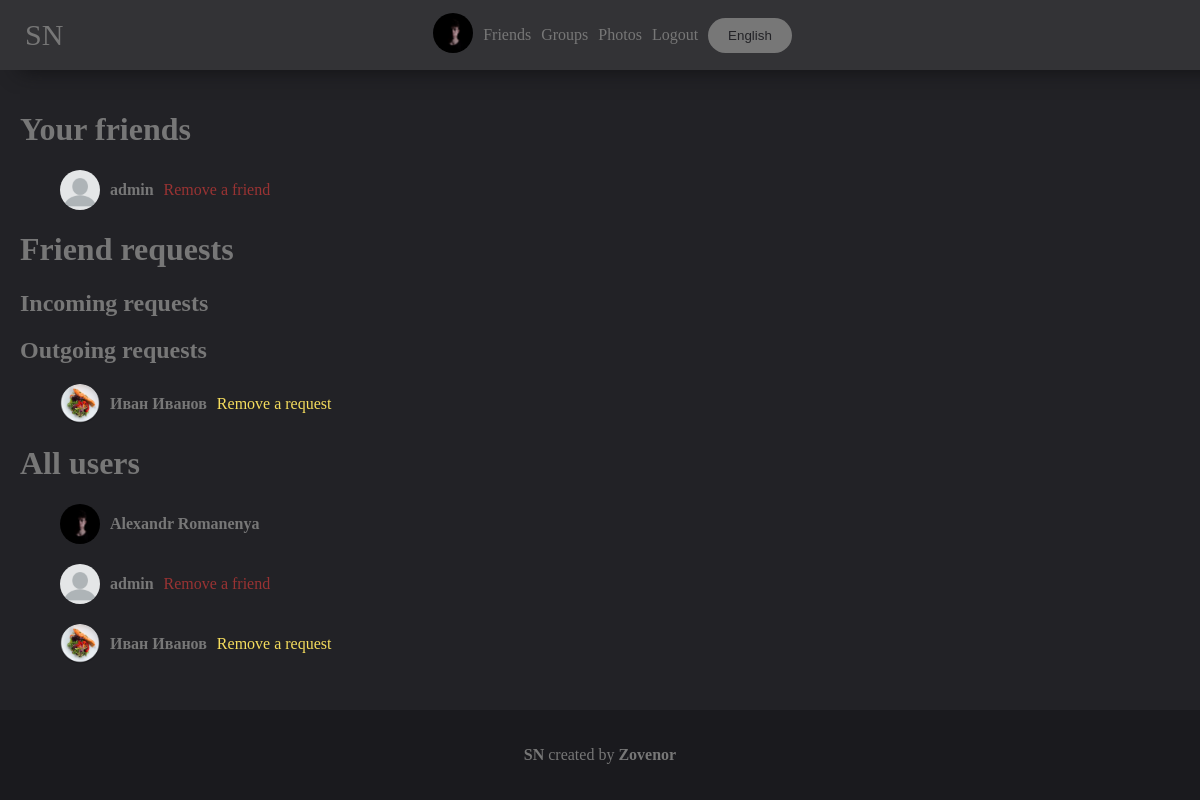
The page /friends (signed in) on the database its author committed.
### mainpage/models.py (models this page shows, shortened)
class UserDetail(models.Model):
    user = models.ForeignKey(User, on_delete=models.CASCADE)
    age = models.DateField(null=True, blank=True)
    photo = models.ForeignKey(Photo, on_delete=models.SET_NULL, null=True, blank=True)
    permissions = models.CharField(max_length=10, default="public")
    country = models.CharField(max_length=100, null=True, blank=True)
    city = models.CharField(max_length=100, null=True, blank=True)
    sex = models.CharField(max_length=10, choices=(('male', 'male'), ('female', 'female'), ('None', 'None')),
                           default=('None', 'None'))
    def get_photo(self):
        if self.photo:
            return self.photo
        else:
            return settings.STATIC_URL + "/mainpage/img/user.png"

class Photo(models.Model):
    photo = models.ImageField(upload_to='photos')
    date = models.DateTimeField(auto_now=True)
    user = models.ForeignKey(User, on_delete=models.SET_NULL, null=True)
    permissions = models.CharField(max_length=10, default="public")
    def __str__(self):
        return self.photo.url

class Friend(models.Model):
    user1 = models.IntegerField()
    user2 = models.IntegerField()
    def get_user2_name(self):
        try:
            return f'{User.objects.get(id=self.user2).first_name} {User.objects.get(id=self.user2).last_name}'
        except:
            return "DELETED"
    def get_user2_username(self):
        try:
            return User.objects.get(id=self.user2).username
        except:
            return None
    def get_user2(self):
        try:
            return UserDetail.objects.get(user=self.user2)
        except:
            return None

class Follower(models.Model):
    user1 = models.IntegerField()
    user2 = models.IntegerField()
    def get_user2_name(self):
        try:
            return f'{User.objects.get(id=self.user2).first_name} {User.objects.get(id=self.user2).last_name}'
        except:
            return "DELETED"
    def get_user2_username(self):
        try:
            return User.objects.get(id=self.user2).username
        except:
            return ''
    def get_user2(self):
        try:
            return UserDetail.objects.get(user=self.user2)
        except:
            return None

### mainpage/views.py (the view)
# urls.py: path('friends', views.FriendsView.as_view()),
class FriendsView(View):
    @base
    @user_is_authenticated
    def get(self, request, content={}, **kwargs):
        user_id = request.user.id
        f1 = Friend.objects.filter(user1=user_id)
        f2 = Friend.objects.filter(user2=user_id)
        content.update({
            'list': get_wordlist(request).Friends,
            'friends': f1.union(f2),
            'incoming_requests': Follower.objects.filter(user2=user_id),
            'outgoing_requests': Follower.objects.filter(user1=user_id),
            'all_users': UserDetail.objects.all(),
        })
        id_list = {
            'friends': [],
            'incoming_requests': [],
            'outgoing_requests': [],
        }
        for el in content['friends']:
            if user_id == el.user1:
                id_list['friends'] += [el.user2]
            else:
                id_list['friends'] += [el.user1]
        for el in content['incoming_requests']:
            id_list['incoming_requests'] += [el.user1]
        for el in content['outgoing_requests']:
            id_list['outgoing_requests'] += [el.user2]
        content['id_list'] = id_list
        try:
            add_id = int(request.GET['add'][2:])
            if Follower.objects.filter(user1=add_id, user2=user_id):
                Friend.objects.create(user1=user_id, user2=add_id)
                Follower.objects.filter(user1=add_id, user2=user_id).delete()
            return url_redirect_or_not(request)
        except:
            pass
        try:
            rm_id = int(request.GET['rm'][2:])
            if Friend.objects.filter(user1=rm_id, user2=user_id):
                Follower.objects.create(user1=rm_id, user2=user_id)
                Friend.objects.filter(user1=rm_id, user2=user_id).delete()
            elif Friend.objects.filter(user1=user_id, user2=rm_id):
                Follower.objects.create(user1=rm_id, user2=user_id)
                Friend.objects.filter(user1=user_id, user2=rm_id).delete()
            return url_redirect_or_not(request)
        except:
            pass
        try:
            rm_request_id = int(request.GET['rm_request'][2:])
            if Follower.objects.filter(user1=user_id, user2=rm_request_id):
                Follower.objects.filter(user1=user_id, user2=rm_request_id).delete()
            return url_redirect_or_not(request)
        except:
            pass
        try:
            add_request_id = int(request.GET['add_request'][2:])
            if not Follower.objects.filter(user1=user_id, user2=add_request_id) and user_id != add_request_id:
                Follower.objects.create(user1=user_id, user2=add_request_id)
            return url_redirect_or_not(request)
        except:
            pass
        return render(request, 'mainpage/friends.html', content)

### mainpage/views.py (called while the page is built)
def base(func):
    def wrapper(self, request, content={}, *args, **kwargs):
        if request.user.is_authenticated:
            content.update({'your_user': UserDetail.objects.get(user=request.user)})
        return func(self, request, content=content, **kwargs)
    return wrapper

def user_is_authenticated(func):
    def redir(self, request):
        return redirect('/login')
    def wrapper(self, request, **kwargs):
        if request.user.is_authenticated:
            return func(self, request, **kwargs)
        else:
            return redir(self, request)
    return wrapper

def get_wordlist(request):
    langs_list = {
        'en': langs.EN,
        'ru': langs.RU,
    }
    if 'lang' in request.COOKIES:
        lang = request.COOKIES['lang']
        try:
            return langs_list[lang]
        except:
            return langs_list['en']
    else:
        return langs_list['en']

### mainpage/templates/mainpage/friends.html (shortened to what this page needs)
{% extends 'mainpage/base.html' %}
{% load static %}
{% block content %}
    <link rel="stylesheet" href="{% static 'mainpage/friends.css' %}">
    <h1>{{ list.your_friends }}</h1>
    <ul>
        {% for el in friends %}
            {% if user.id == el.user1 %}
                <li class="user"><a href="/{{ el.get_user2_username }}">
                    {% if el.get_user2_name == "DELETED" %}
                        <b><img src="{% static "mainpage/img/user.png" %}" class="user_photo">{{ list.user_del }}</b>
                    {% else %}
                        <b><img class="user_photo" src="{{ el.get_user2.get_photo }}">{{ el.get_user2_name }}</b>
                    {% endif %}
                </a><a class="action remove_friend" href="?rm=id{{ el.user2 }}">{{ list.remove_friend }}</a></li>
            {% endif %}
        {% endfor %}
    </ul>
    <h1>{{ list.friend_requests }}</h1>
    <h2>{{ list.incoming_requests }}</h2>
    <h2>{{ list.outgoing_requests }}</h2>
    <ul>
        {% for el in outgoing_requests %}
            <li class="user"><a href="/{{ el.get_user2_username }}">
                {% if el.get_user2_name == "DELETED" %}
                    <b>{{ list.user_del }}</b>
                {% else %}
                    <b><img src="{{ el.get_user2.get_photo }}" class="user_photo">{{ el.get_user2_name }}</b>
                {% endif %}
            </a> <a class="action remove_request" href="?rm_request=id{{ el.user2 }}">{{ list.remove_request }}</a></li>
        {% endfor %}
    </ul>
    <h1>{{ list.all_users }}</h1>
    <ul>
        {% for el in all_users %}
            <li class="user">
                <b><a href="/{{ el.user.username }}"><img width="40px" class="user_photo"
                                                          src="{{ el.get_photo }}">{{ el.user.first_name }} {{ el.user.last_name }}
                </a></b>
                {% if el.user.id in id_list.friends %}
                    <a class="action remove_friend" href="?rm=id{{ el.user.id }}">{{ list.remove_friend }}</a>
                {% elif el.user.id in id_list.incoming_requests %}
                    <a class="action accept_request" href="?add=id{{ el.user.id }}">{{ list.accept_the_request }}</a>
                {% elif el.user.id in id_list.outgoing_requests %}
                    <a class="action remove_request" href="?rm_request=id{{ el.user.id }}">{{ list.remove_request }}</a>
                {% elif el.user.id != user.id %}
                    <a class="action add_request" href="?add_request=id{{ el.user.id }}">{{ list.add_request }}</a>
                {% endif %}
            </li>
        {% endfor %}
    </ul>
{% endblock %}

### mainpage/templates/mainpage/base.html (shortened to what this page needs)
<!doctype html>
{% load static %}
<html lang="en">
<head>
    <link rel="stylesheet" href="{% static "mainpage/base.css" %}">
</head>
<body>
<header>
    <a class="NAME" href="/">{{ list.NAME }}</a>
    {% if user.is_authenticated %}
        <a href="/account"><img width="40px" style="border-radius: 999px" src="{{ your_user.get_photo }}"></a>
        <a href="/friends">{{ list.Friends }}</a>
        <a href="/groups">{{ list.groups }}</a>
        <a href="/photos">{{ list.photos }}</a>
        <a href="/logout?url={{ request.path }}">{{ list.LogOut }}</a>
    {% endif %}
    <button style="margin-left: 5px" class="button choose_lang" onclick="choose_lang()">{{ list.choose_lang }}</button>
</header>
<main>
    {% block content %}
{% endblock %}
</main>
<footer>
    <p><a href="https://github.com/zovenor/social_network"><b>{{ list.NAME }}</b></a> {{ list.created_by }} <a href="https://github.com/zovenor"><b>Zovenor</b></a></p>
</footer>
</body>
</html>

### mainpage/static/mainpage/base.css (style rules this page uses)
body { padding: 0; margin: 0; background: #222226; color: #777; font-family: Calibri; min-height: 100vh; display: flex; flex-flow: column; }
header { background: #333336; padding: 10px; color: #FFF; display: flex; align-items: center; justify-content: center; position: fixed; width: 100vw; height: 50px; left: 0; top: 0; z-index: 999; box-shadow: 20px 0px 20px #111113; }
.NAME { position: fixed; left: 20px; font-size: 30px; }
header a { text-decoration: none; margin: 5px; color: #777; }
main { padding: 20px; padding-top: 90px; }
main a { text-decoration: none; color: #777; }
li { list-style-type: none; }
.button { border-color: #777; border-width: 2px; border-style: solid; border-radius: 999px; padding: 10px; transition: .5s; color: #777; background-color: #222226; width: fit-content; padding-left: 20px; padding-right: 20px; }
.choose_lang { border: 0px; background-color: #777; color: #222226; }
footer { background-color: #1a1a1e; padding: 20px; display: flex; justify-content: center; align-items: center; margin-top: auto; }
footer a { text-decoration: none; color: #777; }

### mainpage/static/mainpage/friends.css (style rules this page uses)
.user { display: flex; align-items: center; margin-bottom: 20px; }
.user * { display: flex; align-items: center; }
.user_photo { border-radius: 999px; margin-right: 10px; width: 40px; }
.action { margin-left: 10px; }
.remove_request { color: #f5dd5d; }
.remove_friend { color: #993333; }

### rows shown on the page
UserDetail: get_photo (picture), user.first_name "Alexandr", user.last_name "Romanenya"
Friend: get_user2_name "admin", remove_friend "Remove a friend"
Follower: get_user2.get_photo (picture), get_user2_name "Иван Иванов", remove_request "Remove a request"
UserDetail: shows a picture, user.first_name "admin", remove_friend "Remove a friend"
UserDetail: get_photo (picture), user.first_name "Иван", user.last_name "Иванов", remove_request "Remove a request"

### other values the page prints
{{ list.NAME }} "SN"
{{ list.Friends }} "Friends"
{{ list.groups }} "Groups"
{{ list.photos }} "Photos"
{{ list.LogOut }} "Logout"
{{ list.choose_lang }} "English"
{{ list.your_friends }} "Your friends"
{{ list.friend_requests }} "Friend requests"
{{ list.incoming_requests }} "Incoming requests"
{{ list.outgoing_requests }} "Outgoing requests"
{{ list.all_users }} "All users"
{{ list.created_by }} "created by"
